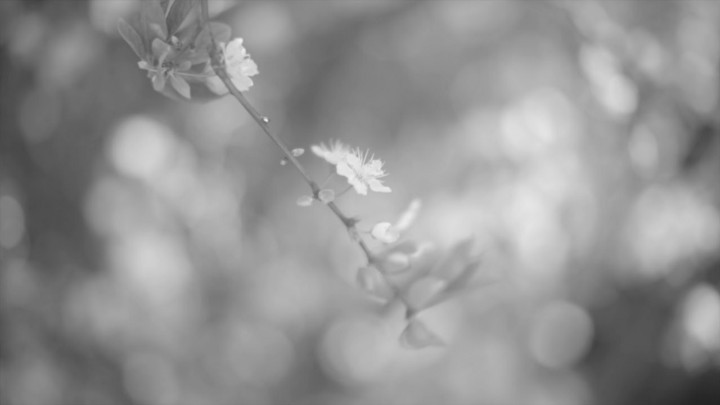
#> input picture Flower.jpeg, 720 x 405 px, given in place of sample.jpg, which was not available
$ jupyter execute Piecewise_Linear_Transformation_Functions_Intensity_Transformation_Operations_on_Images.ipynb   (text cells are left out)
#> lines starting #> are read from the running program, lines starting #| are printed output that depends on the picture; after the words box and inside, x2 and y2 are one past the last pixel; in counts of white or black regions, pixels touching at a corner belong together; pictures that were not available may be replaced by others from this repository, and a replacement may not be noted
[cell 1]
import cv2
import numpy as np
import matplotlib.pyplot as plt
from google.colab.patches import cv2_imshow

[cell 2]
# Function to map each intensity level to output intensity level.

def pixelVal(pix, r1, s1, r2, s2):

    if (0 <= pix and pix <= r1):

        return (s1 / r1)*pix

    elif (r1 < pix and pix <= r2):

        return ((s2 - s1)/(r2 - r1)) * (pix - r1) + s1

    else:

        return ((255 - s2)/(255 - r2)) * (pix - r2) + s2

[cell 3]
from google.colab import files
uploaded = files.upload()
#> the answer given: Flower.jpeg

[cell 4]
# Open the image.

img = cv2.imread('sample.jpg')
#> img is the input picture: shape (405, 720, 3); min 34, max 240, mean 146.1
cv2_imshow(img)

[cell 5]
# Define parameters.

r1 = 70

s1 = 0

r2 = 140

s2 = 255


# Vectorize the function to apply it to each value in the Numpy array.

pixelVal_vec = np.vectorize(pixelVal)


# Apply contrast stretching.

contrast_stretched = pixelVal_vec(img, r1, s1, r2, s2)
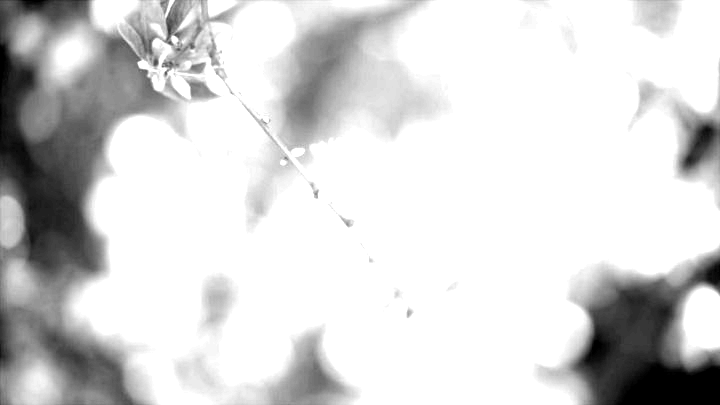
#> contrast_stretched: shape (405, 720, 3) float64; min 0, max 255, mean 213.6

[cell 6]
plt.imshow(contrast_stretched, cmap='gray')
plt.show()
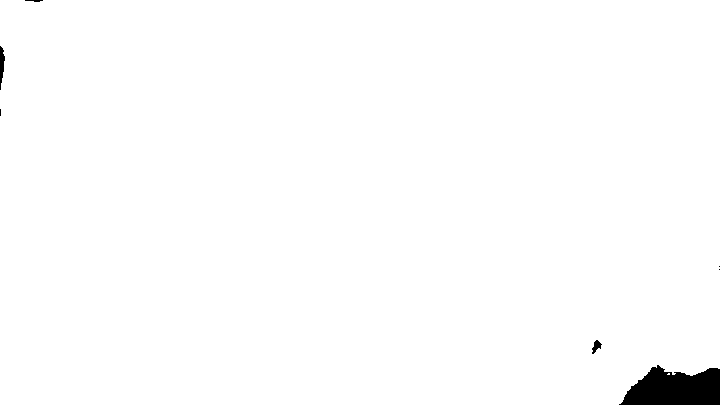
#> shown: shape (405, 720, 3) float64; values 0 (black) and 1 (white), 98.9% white; 7 black regions (3 under 20 px), largest, box (x1, y1, x2, y2) and area: (619, 365, 720, 405) 2948, (0, 46, 5, 90) 135, (592, 340, 602, 354) 72, (25, 0, 43, 2) 24

$ run again, on Input Image.png
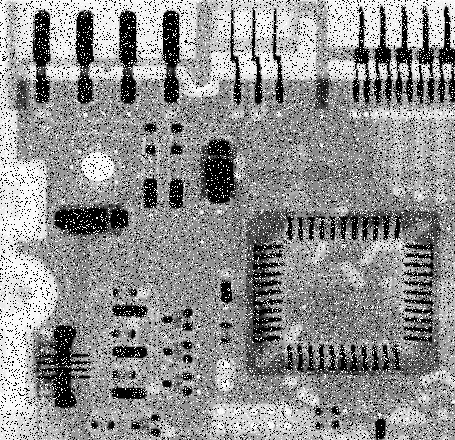
#> input picture Input Image.png, 455 x 440 px, given in place of sample.jpg, which was not available
#> img is the input picture: shape (440, 455, 3); min 0, max 255, mean 144.1
#> `contrast_stretched = pixelVal_vec(img, r1, s1, r2, s2)`:
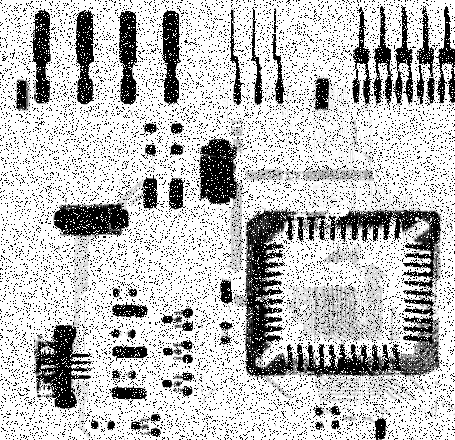
#> contrast_stretched: shape (440, 455, 3) float64; min 0, max 255, mean 192.2
#> `plt.show()`:
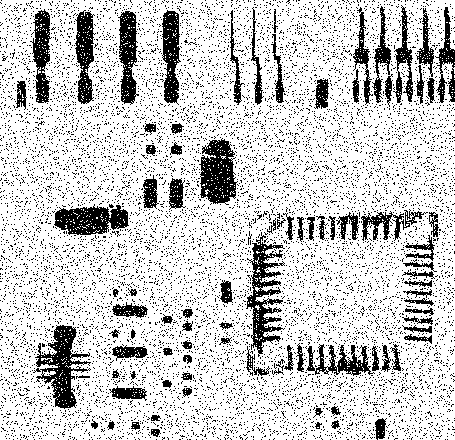
#> shown: shape (440, 455, 3) float64; values 0 (black) and 1 (white), 79.4% white; 10522 black regions (10432 under 20 px), largest, box (x1, y1, x2, y2) and area: (33, 325, 91, 409) 1884, (246, 232, 285, 357) 1860, (199, 138, 238, 205) 1687
